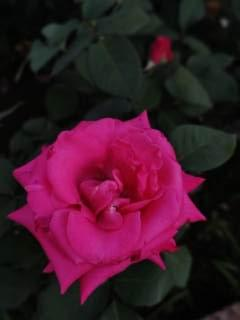
#> input picture Input images/1.jpg, 240 x 320 px, given in place of 1.jpeg, which was not available
$ python '1)gaussian_filter.py' '../Input images/1.jpg'
#> lines starting #> are read from the running program, lines starting #| are printed output that depends on the picture; pictures that were not available may be replaced by others from this repository, and a replacement may not be noted
from __future__ import division
from numpy import array, zeros, abs
from numpy.fft import fft2, ifft2
from PIL import Image
from matplotlib.pyplot import imshow, show, subplot, figure, gray, title, axis

def gaussian(im):
    b = array([[2, 4,  5,  2,  2],
               [4, 9,  12, 9,  4],
               [5, 12, 15, 12, 5],
               [4, 9,  12, 9,  4],
               [2, 4,  5,  4,  2]]) / 156;
    kernel = zeros(im.shape)
    kernel[:b.shape[0], :b.shape[1]] = b

    fim = fft2(im)
    fkernel = fft2(kernel)
    fil_im = ifft2(fim * fkernel)

    return abs(fil_im).astype(int)

if __name__ == "__main__":
    from sys import argv

    im = array(Image.open("1.jpeg"))
#> im is the input picture: shape (320, 240, 3); mean R, G, B 62, 22.6, 39.7
    im = im[:, :, 0]
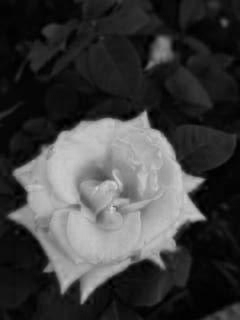
#> im: shape (320, 240); min 0, max 212, mean 62
    gray()

    subplot(1, 2, 1)
    imshow(im)
    axis('off')
    title('Original')

    subplot(1, 2, 2)
    imshow(gaussian(im))
#> in gaussian, `return abs(fil_im).astype(int)`:
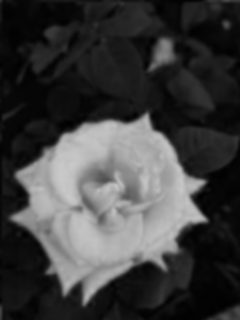
#> returned value: shape (320, 240) int64; min 0, max 201, mean 61.9
    axis('off')
    title('Filtered')

    show()
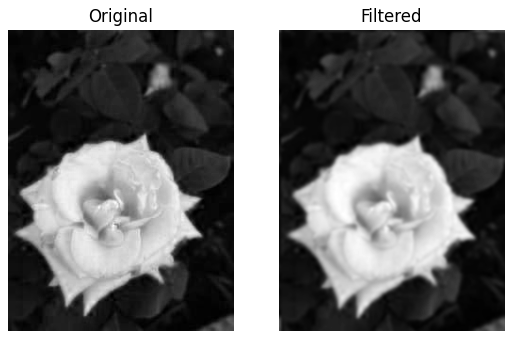
#> figure drawn by matplotlib, 2 panels

$ run again, with Input images/2.jpg copied over Input images/1.jpg
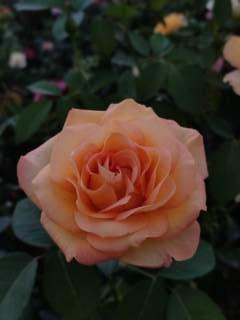
#> input picture Input images/2.jpg, 240 x 320 px, given in place of 1.jpeg, which was not available
#> im is the input picture: shape (320, 240, 3); mean R, G, B 63.5, 49.2, 37.5
#> im: shape (320, 240)
#> in gaussian, `return abs(fil_im).astype(int)`:
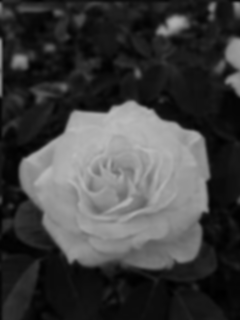
#> returned value: shape (320, 240) int64; min 0, max 186, mean 63.4
#> `show()`:
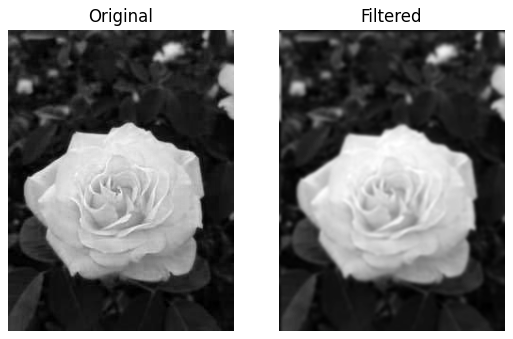
#> figure drawn by matplotlib, 2 panels

$ run again, with Input images/4.jpg copied over Input images/1.jpg
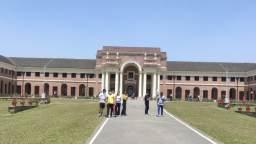
#> input picture Input images/4.jpg, 256 x 144 px, given in place of 1.jpeg, which was not available
#> im is the input picture: shape (144, 256, 3); mean R, G, B 154.3, 162.1, 169.1
#> im: shape (144, 256)
#> in gaussian, `return abs(fil_im).astype(int)`:
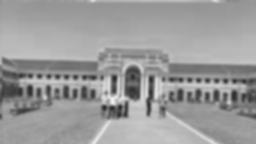
#> returned value: shape (144, 256) int64; min 39, max 243, mean 154.8
#> `show()`:
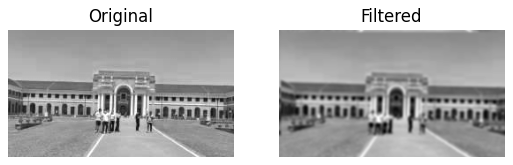
#> figure drawn by matplotlib, 2 panels
